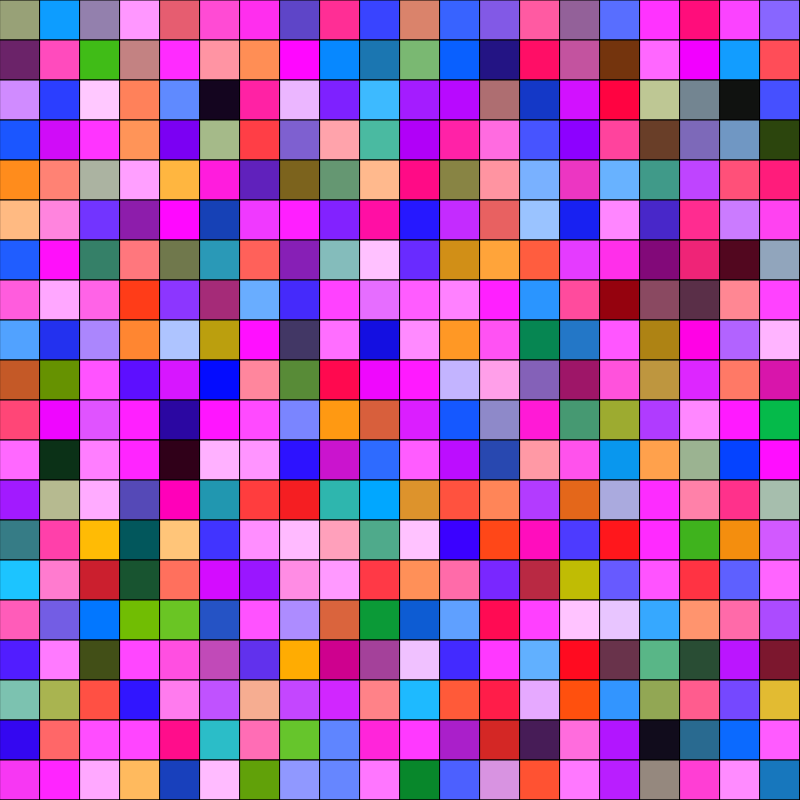
Frame 1 (no input)
Frame 60 (no input): identical to frame 1, image omitted
Frame 120 (the mouse pressed at the canvas centre since frame 60): identical to frame 1, image omitted

The p5.js sketch that drew this single still picture (run headless with seeded random() and noise() and a simulated clock; from frame 60 on, the mouse is pressed at the canvas centre):

// p5.js sketch
// ── sketch.js
function setup() {
  createCanvas(800, 800);
  background ( random(400), random(255), random(255) );

 for(var row = 0;row <= 800;row += 40) {
  for(var col = 0;col <= 800; col+= 40) {
     fill(random(440), random(200), random(400));
    square(row, col, 40);
   }
 }
  
}

function draw() {
  }
